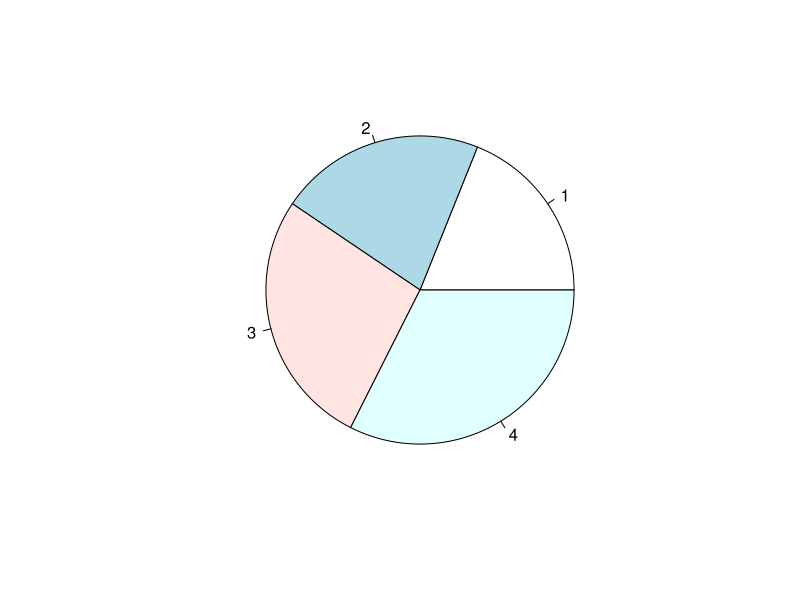
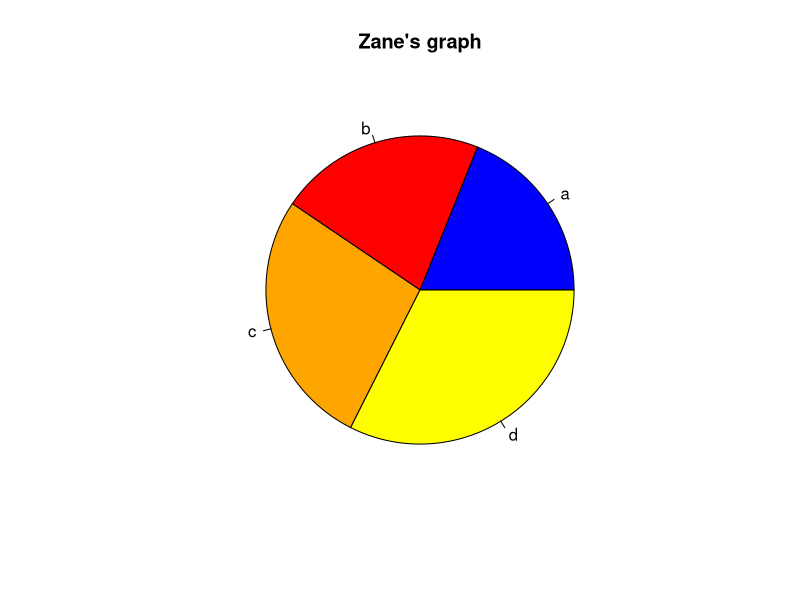
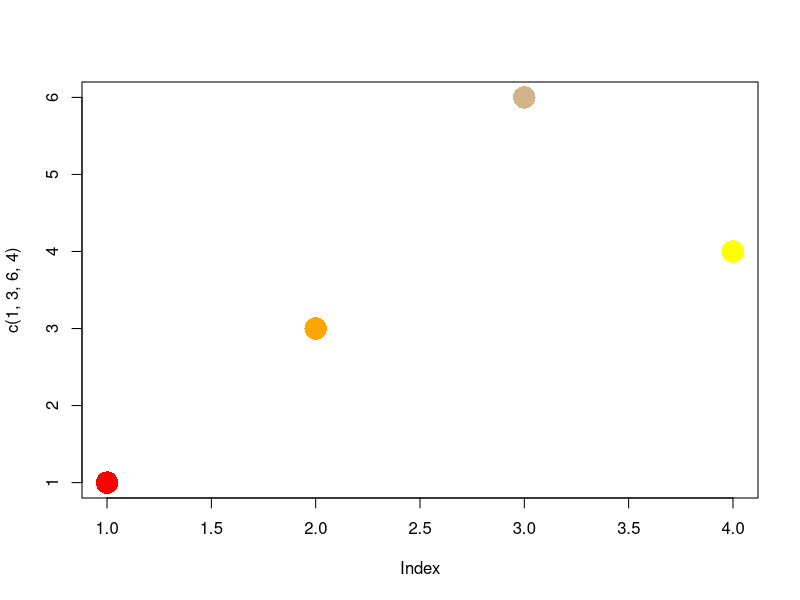
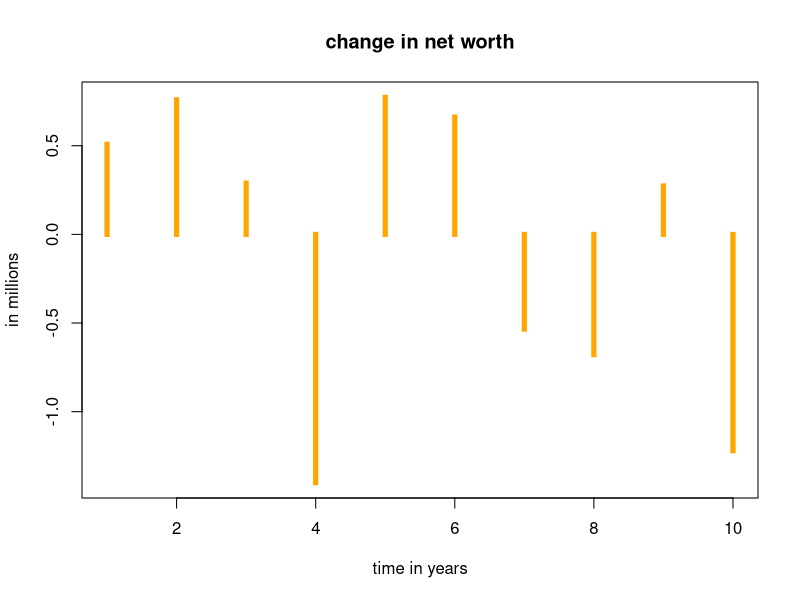
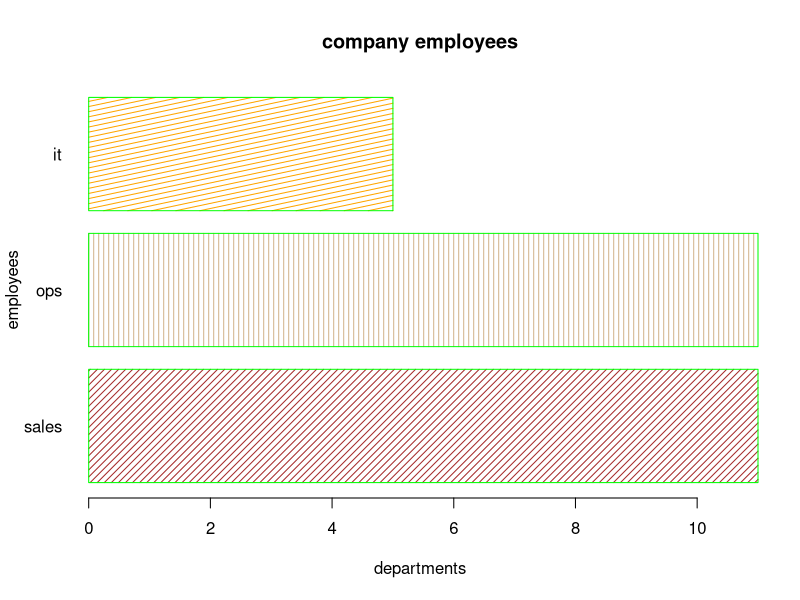
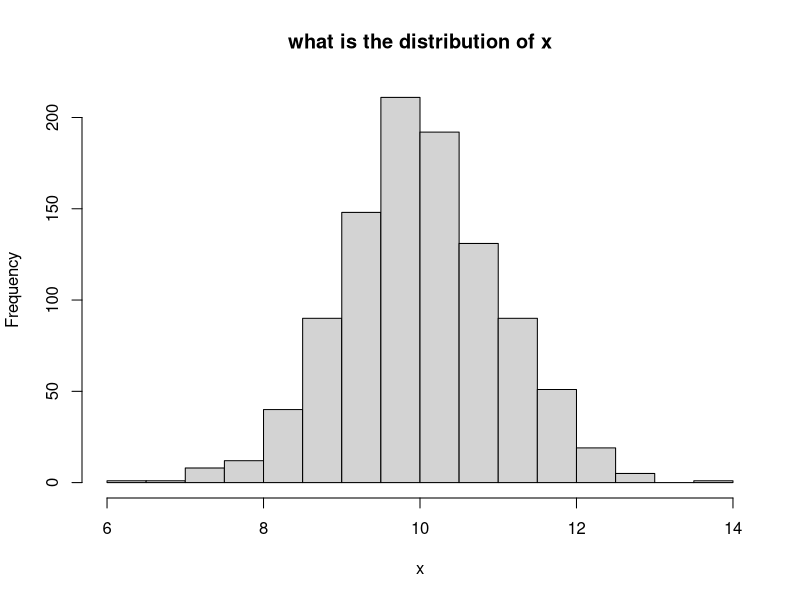
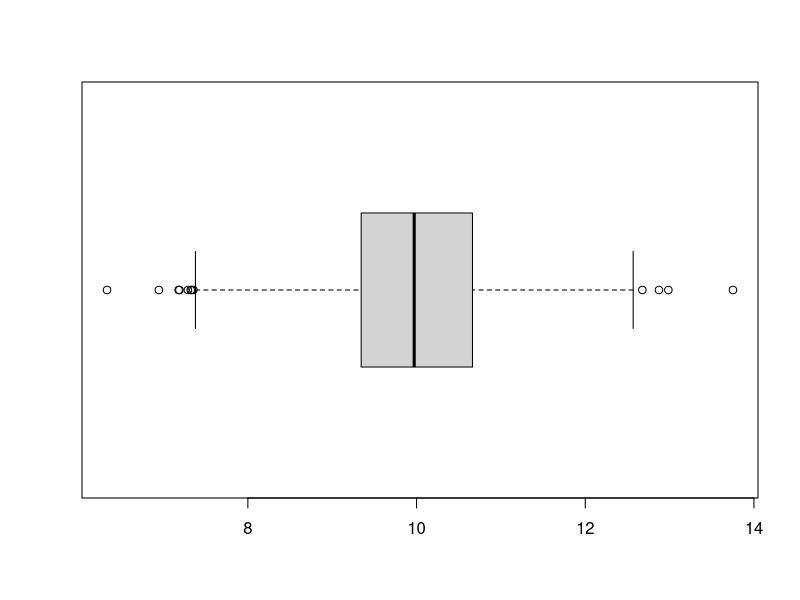
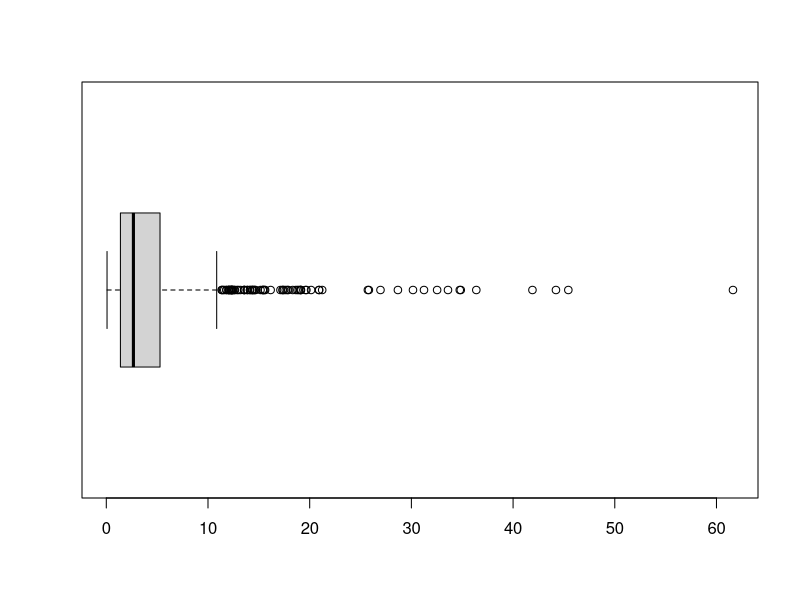

Generate these figures, in order, with R:
#IST719 Lab 1

pie(c(7,8,10,12))
x <- c(7,8,10,12)
pie(x, main = "Zane's graph", col = c("blue", "red", "orange", "yellow"), labels = c('a','b','c','d'))
plot(c(1,3,6,4), pch = 16, col = c('red','orange','tan','yellow'), cex =3)
y <- rnorm(n=10)
plot(y, type= 'h', lwd = 5, lend = 2, col = 'orange', main = "change in net worth", 
     xlab = 'time in years', ylab = 'in millions')

n <- 27
my.letters <- sample(letters[1:3], size = n, replace = T)
letters[7:9]
letters[c(8,3,1)]
my.letters
tab <- table(my.letters)
barplot(tab, col = c("brown", "tan","orange"), names.arg = c("sales", "ops", "it"), 
        border = "green", xlab = "departments", ylab = "employees", 
        main = "company employees", horiz = TRUE, las =1, density = 20, angle = c(45,90,12))

x <- rnorm(n=1000, mean =10, sd =1)
hist(x, main = "what is the distribution of x")

boxplot(x, horizontal = T)

x <- rlnorm(n=1000, meanlog = 1, sdlog = 1)
boxplot(x, horizontal = T)
hist(log10(x))
